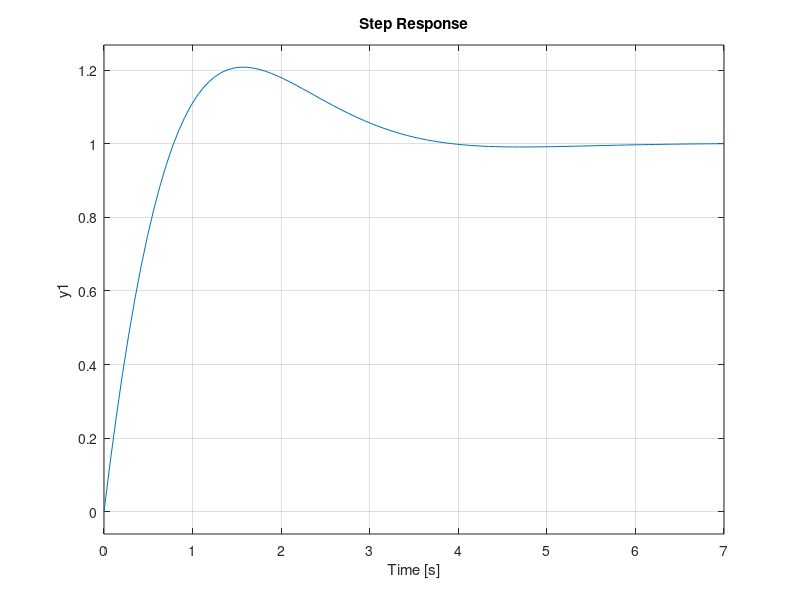

MATLAB code for this plot:
%% Car steering (lane change) - Routh-Hurwitz Control Design
% Car with front-wheel steering from Chapter 1. The input is the steering angle 
% phi and the output is the lateral position y of the front of the car. 
% Linearized around a straight path at constant speed v, the transfer function 
% is
% 
% $$G(s) = \frac{v (s + v/l)}{s^2}$$

clear all
close all

l = 1;              % wheelbase [m]
v = 1;              % forward speed [m/s]
s = tf('s');

G = v*(s + v/l)/s^2;
%% P controller
% With C(s) = K the characteristic equation is s^2 + K(s + 1) = 0, i.e.,
% 
% $$P(s) = s^2 + Ks + K$$
% 
%   s^2 | 1     K
%   s^1 | K     0
%   s^0 | K
% 
% Stable for any K > 0.
%% Driving in reverse
% In reverse (v = -1) the transfer function becomes G(s) = -(s - 1)/s^2, with 
% a zero in the RHP. With C(s) = K:
% 
% $$P(s) = s^2 - Ks + K$$
% 
%   s^2 | 1      K
%   s^1 | -K     0
%   s^0 | K
% 
% We would need -K > 0 and K > 0 at the same time: no K stabilizes the car in 
% reverse with a P controller.
%% 
% Back to forward driving. With K = 2 the closed loop poles are at -1 +/- j:

K = 2;
C = K;
pole(minreal(C*G/(1+C*G)))
step(minreal(C*G/(1+C*G)));
%% 
% To try this controller in CAR_Realtime_Demo, type this in its C(s) box
% 
%   2

[numC, denC] = tfdata(tf(C), 'v')
